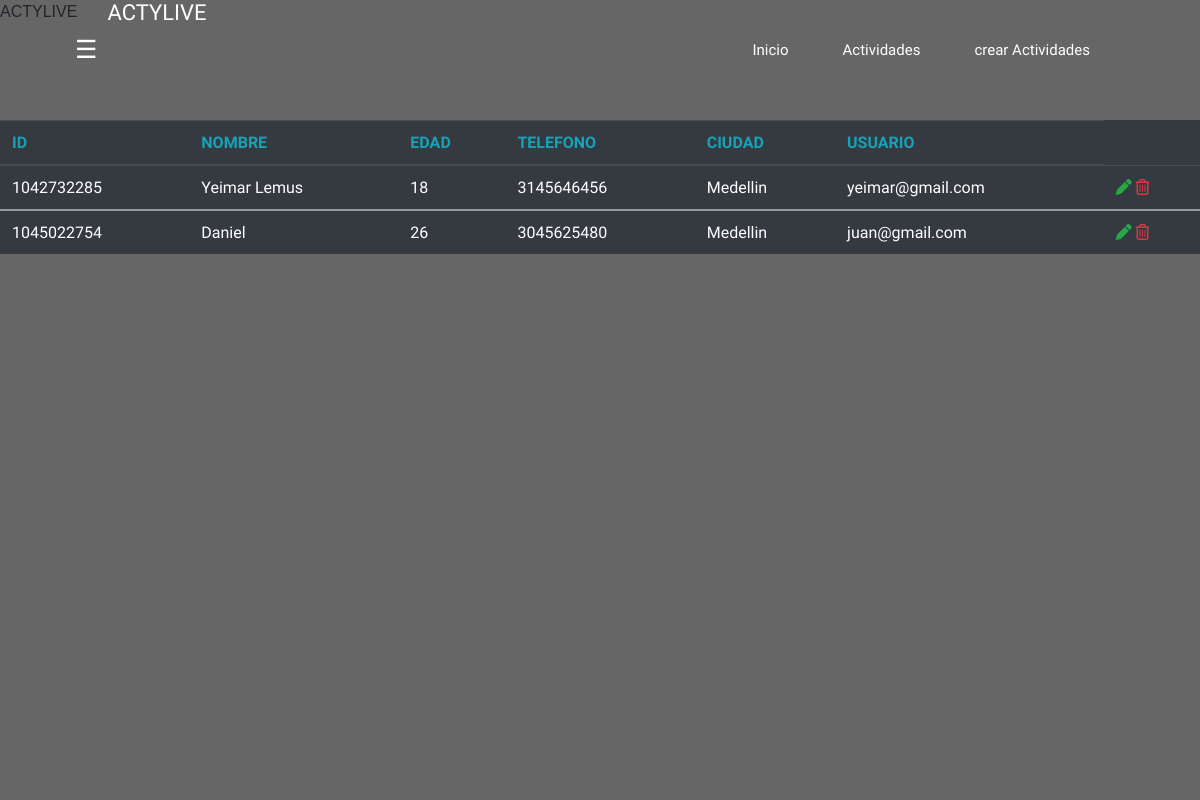
Page /listarUsuario.php on the committed database.
### tables this page shows
CREATE TABLE `usuario` (
  `id_usuario` int(12) NOT NULL,
  `nombre_usuario` varchar(50) NOT NULL,
  `edad_usuario` int(3) NOT NULL,
  `telefono_usuario` varchar(12) NOT NULL,
  `ciudad_usuario` varchar(45) NOT NULL,
  `user_usuario` varchar(60) NOT NULL,
  `pass_usuario` varchar(60) NOT NULL
);

### listarUsuario.php (the view, shortened to what this page needs)
<?php
include ("crud/connect.php");
?>
<!DOCTYPE html>
<html lang="es">
<head>
    <link rel="stylesheet" href="https://cdn.jsdelivr.net/npm/bootstrap@4.5.3/dist/css/bootstrap.min.css">
    <link rel="stylesheet" href="css/estilo.css">
</head>
<body>
<?php
include('header.php');
?><br><br><br><br>
<div>
<table class="table table-dark table-hover" id="table">
    <thead id="move">
      <tr>
      <th class="text text-info">ID</th>
      <th class="text text-info">NOMBRE</th>
        <th class="text text-info">EDAD</th>
        <th class="text text-info">TELEFONO</th>
        <th class="text text-info">CIUDAD</th>
        <th class="text text-info">USUARIO</th>
      </tr>
    </thead>
  <?php
  $query = "SELECT * FROM usuario";
  $result = mysqli_query($conexion,$query);
  while($row = mysqli_fetch_array($result)){
  ?>
    <tbody>
      <tr>
      <td><?php echo $row['id_usuario']?></td>
      <td><?php echo $row['nombre_usuario']?></td>
        <td><?php echo $row['edad_usuario']?></td>
        <td><?php echo $row['telefono_usuario']?></td>
        <td><?php echo $row['ciudad_usuario']?></td>
        <td><?php echo $row['user_usuario']?></td>
        <td>
        <a class="text text-success" href = "actualizarUsuario.php?id_usuario=<?php echo $row['id_usuario']?>"
        class="btn" onclick="form()">
        <i class="fas fa-pen sm"></i>
        </a>
        <a  class="text text-danger" href = "eliminarUsuario.php?id=<?php echo $row['id_usuario']?>"
        class="btn btn-danger sm"  onclick="form()">
        <i class="far fa-trash-alt"></i>
        </a>
        </td>
        </tr>
  <?php } ?>
    </tbody>
    </table>
  </div>
    </body>
</html>

### header.php (shortened to what this page needs)
<!DOCTYPE html>
<html lang="es">
<head>
<link rel="stylesheet" href="css/menu.css">
</head>
<body>
<header class="header">
<div class="container">
<div class="btn-menu">
<label for="btn-menu">☰</label>
</div>
<div class="logo">
<h1>ACTYLIVE</h1>
</div>
<nav class="menu">
<a href="session.php">Inicio</a>
<a href="listarActividades.php">Actividades</a>
<a href="actividades.php">crear Actividades</a>
</nav>
</header>
<div class="capa"></div>
</body>
</html>

### css/estilo.css (style rules this page uses)
body { margin: 0; padding: 0; background: url(../img/fondo.jpeg) no-repeat center top; background-size: cover; font-family: sans-serif; height: 100vh; }

### css/menu.css (style rules this page uses)
* { margin: 0; padding: 0; box-sizing: border-box; font-family: 'Montserrat Alternates', sans-serif; }
body { background: url(../img/fondo.jpeg) no-repeat; background-size: 100vw 100vh; background-repeat: no-repeat; }
.capa { position: fixed; width: 100%; height: 100vh; background: rgba(0,0,0,0.6); z-index: -1; top: 0;left: 0; }
.header { width: 100%; height: 100px; position: fixed; top: 0;left: 0; }
.container { width: 90%; max-width: 1200px; margin: auto; }
.container .btn-menu, .logo { float: left; line-height:100px; }
.container .btn-menu label { color: #fff; font-size: 25px; cursor: pointer; }
.logo h1 { color: #fff; font-weight: 400; font-size: 22px; margin-left: 10px; }
.container .menu { float: right; line-height: 100px; }
.container .menu a { display: inline-block; padding: 15px; line-height: normal; text-decoration: none; color: #fff; transition: all 0.3s ease; border-bottom: 2px solid transparent; font-size: 15px; margin-right: 20px; }

### rows in the picture
usuario: id_usuario "1042732285", nombre_usuario "Yeimar Lemus", edad_usuario "18", telefono_usuario "3145646456", ciudad_usuario "Medellin", user_usuario "yeimar@gmail.com"
usuario: id_usuario "1045022754", nombre_usuario "Daniel", edad_usuario "26", telefono_usuario "3045625480", ciudad_usuario "Medellin", user_usuario "juan@gmail.com"
